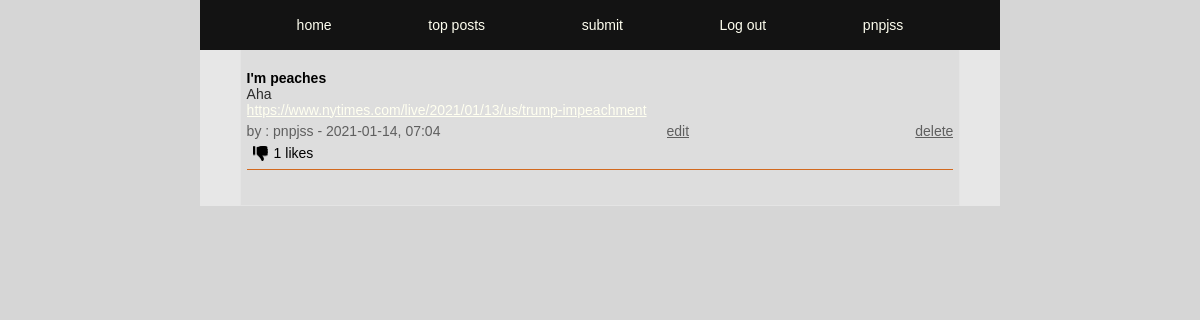
Page /posts.php (signed in) on the earlier database version.
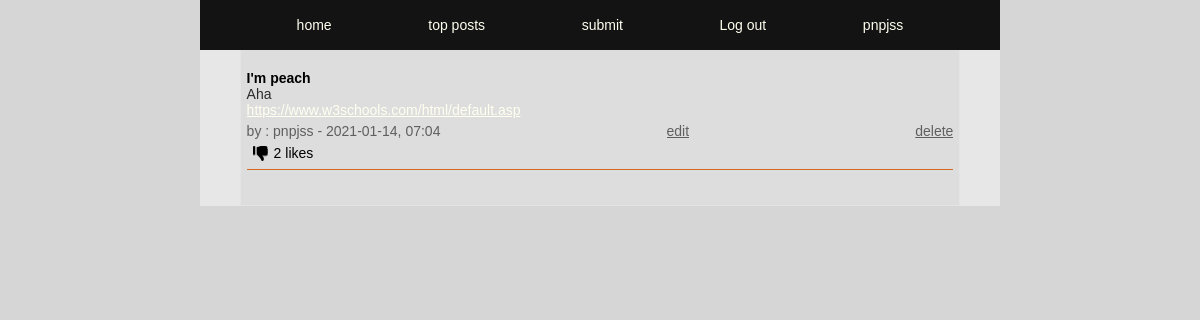
Same page on the later database version.
### tables this page shows
CREATE TABLE posts (
id INTEGER PRIMARY KEY AUTOINCREMENT,
title TEXT,
user_id INTEGER,
url TEXT,
description TEXT,
post_date DATETIME);

### app/functions.php (called while the page is built, shortened)
<?php
function getLikes($pdo, $postId)
{
    $query = "SELECT COUNT(*) FROM upvotes WHERE post_id = :post_id";
    $statement = $pdo->prepare($query);
    $statement->bindParam(':post_id', $postId, PDO::PARAM_STR);
    $statement->execute();
    $likeCount = $statement->fetch(PDO::FETCH_ASSOC);
    return $likeCount;
}
function likeCheck($pdo, $likePostId, $userId)
{
    $query = "SELECT COUNT(*) FROM upvotes WHERE post_id = :post_id AND user_id = :user_id";
    $statement = $pdo->prepare($query);
    $statement->bindParam(':post_id', $likePostId, PDO::PARAM_STR);
    $statement->bindParam(':user_id', $userId, PDO::PARAM_STR);
    $statement->execute();
    $likeCheck = $statement->fetch(PDO::FETCH_ASSOC);
    if ($likeCheck['COUNT(*)'] > 0) {
        $likeCheck = $likeCheck['COUNT(*)'];
        return $likeCheck;
    }
}
function getUserPosts($pdo, $userId)
{
    $statement = $pdo->prepare("SELECT * FROM posts WHERE user_id = :user_id");
    $statement->BindParam(':user_id', $userId, PDO::PARAM_STR);
    $statement->execute();
    $posts = $statement->fetchAll(PDO::FETCH_ASSOC);
    return $posts;
}
function getRandomKey($keyLength = 10)
{
    $characters = '0123456789abcdefghijklmnopqrstuvwxyzABCDEFGHIJKLMNOPQRSTUVWXYZ';
    $charactersLength = strlen($characters);
    $randomKey = '';
    for ($i = 0; $i < $keyLength; $i++) {
        $randomKey .= $characters[rand(0, $charactersLength - 1)];
    }
    return $randomKey;
}

### posts.php (the view, shortened to what this page needs)
<?php
require __DIR__ . ('/app/autoload.php');
require __DIR__ . ('/app/views/header.php');
require __DIR__ . ('/app/views/nav.php');
if (isset($_SESSION['user'])) {
    $userId = $_SESSION['user']['id'];
}
$posts = getUserPosts($pdo, $userId);
$keyLength = 15;
$randomKey = getRandomKey($keyLength);
?>
<main>
    <section>
        <article class="index-container">
            <?php foreach ($posts as $post) : ?>
                <?php $postId = $post['id']; ?>
                <?php $likeCount = getLikes($pdo, $postId); ?>
                <?php $likeCheck = likeCheck($pdo, $postId, $userId); ?>
                <div class="index-title">
                    <h4> <?= $post['title']; ?> </h4>
                </div>
                <div class="index-description">
                    <p><?= $post['description'] ?></p>
                </div>
                <div class="index-url">
                    <a href="<?= $post['url']; ?>"><?= $post['url']; ?></a>
                </div>
                <div class="index-poster-info">
                    <p><?= "by : " . $_SESSION['user']['username'] . " - " . $post['post_date']; ?></p>
                    <a href="<?= '/post-update.php?postid=' . $post['id'] . '&&updatekey=' . "$randomKey"; ?>">edit</a>
                    <a href="<?= "/app/posts/postdelete.php?postid=" . $post['id'] . '&&updatekey=' .  "$randomKey"; ?>"> delete</a>
                </div>
                <div class="index-poster-likes">
                    <?php if (isset($_SESSION['user'])) : ?>
                        <?php if (isset($likeCheck)) : ?>
                            <form action="/app/posts/dislike.php" method="post">
                                <button type="submit"><img src="/app/images/dislike.png" height="15px" width="15px" alt=""></button>
                            </form>
                        <?php endif; ?>
                    <?php endif; ?>
                    <?= $likeCount['COUNT(*)'] . ' likes ' ?>
                </div>
            <?php endforeach; ?>
        </article>
    </section>
</main>

Differences in the rows shown:
changed posts "Aha": title "I'm peaches" → "I'm peach"; url "https://www.nytimes.com/live/2021/01/13/us/trump-impeachment" → "https://www.w3schools.com/html/default.asp"; COUNT "1" → "2"
